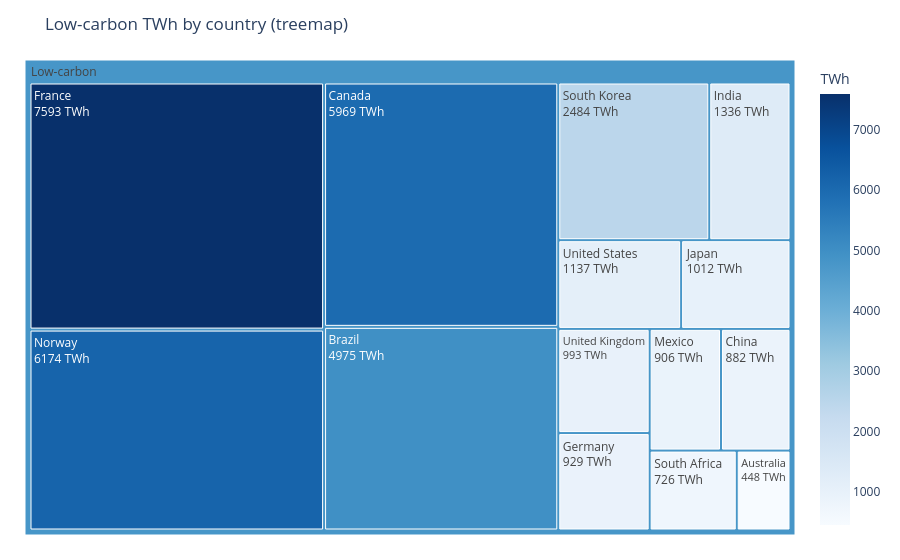
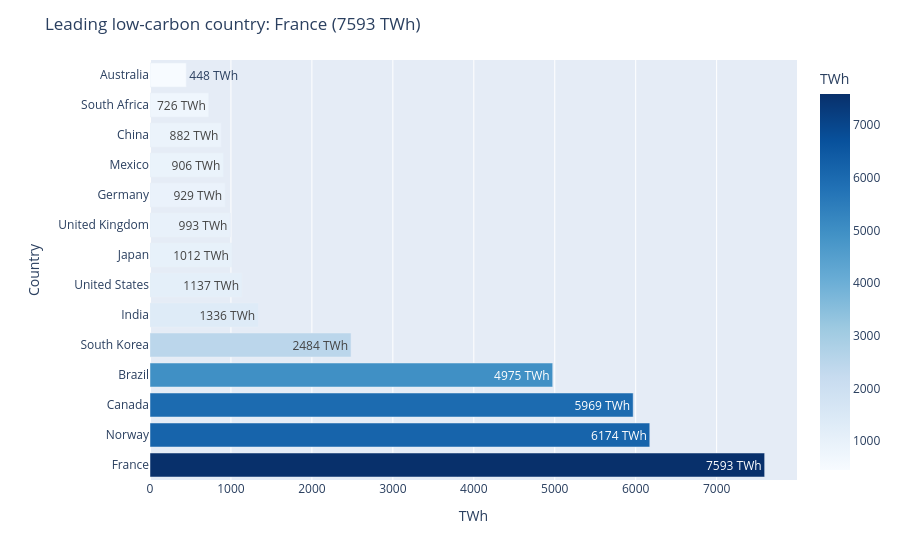

The notebook cell saved with these charts, in order:
### Markdown cell above
## Task 3 — Treemap vs bar: low-carbon energy by country

**What to build:** Build **both** a treemap and a horizontal bar chart showing total low-carbon TWh (Nuclear + Hydro) per country. Then answer the question in a markdown cell below.

**Requirements:**
- Filter to `Source_Type == 'Low-carbon'` and aggregate TWh by country
- Treemap: single-level `path=['All', 'Country']` with a dummy root node labelled `'Low-carbon'`
- Bar chart: sorted by TWh, horizontal orientation, CVD-safe colour
- Both charts show TWh values, not percentages
- Insight title on the bar chart naming the leading country

### Code cell
# Task 3 — charts
# Compare low-carbon energy (Nuclear + Hydro) by country using treemap + horizontal bar
low = df.loc[df['Source_Type'] == 'Low-carbon'].copy()
country_tot = low.groupby('Country')['TWh'].sum().reset_index().sort_values('TWh', ascending=False)
# add dummy root for treemap
country_tot['All'] = 'Low-carbon'
fig_treemap = px.treemap(country_tot, path=['All', 'Country'], values='TWh', color='TWh', color_continuous_scale='Blues')
fig_treemap.update_traces(root_color='lightgrey', texttemplate='%{label}<br>%{value:.0f} TWh')
fig_treemap.update_layout(title_text='Low-carbon TWh by country (treemap)', margin=dict(t=60, l=25, r=25, b=25))
# horizontal bar, sorted by TWh
fig_bar = px.bar(country_tot, x='TWh', y='Country', orientation='h', color='TWh', color_continuous_scale='Blues')
fig_bar.update_traces(texttemplate='%{x:.0f} TWh', textposition='auto', hovertemplate='%{x:.0f} TWh')
# Ensure bars are ordered so the largest TWh are on top
fig_bar.update_layout(yaxis={'categoryorder':'total descending'})
lead = country_tot.iloc[0] if len(country_tot) else None
if lead is not None:
    fig_bar.update_layout(title_text=f"Leading low-carbon country: {lead['Country']} ({lead['TWh']:.0f} TWh)", margin=dict(t=60, l=150))
else:
    fig_bar.update_layout(margin=dict(t=60, l=150))
fig_treemap.show()
fig_bar.show()

### Figure 1 — Plotly figure (JSON) as saved in the notebook; plotly's stock layout.template omitted (floating-point values rounded to 4 significant figures)
{"data": [{"branchvalues": "total", "customdata": [[448], [4975], [5969], [882], [7593], [929], [1336], [1012], [906], [6174], [726], [2484], [993], [1137], [4797.0]], "domain": {"x": [0, 1], "y": [0, 1]}, "hovertemplate": "labels=%{label}<br>TWh_sum=%{value}<br>parent=%{parent}<br>id=%{id}<br>TWh=%{color}<extra></extra>", "ids": ["Low-carbon/Australia", "Low-carbon/Brazil", "Low-carbon/Canada", "Low-carbon/China", "Low-carbon/France", "Low-carbon/Germany", "Low-carbon/India", "Low-carbon/Japan", "Low-carbon/Mexico", "Low-carbon/Norway", "Low-carbon/South Africa", "Low-carbon/South Korea", "Low-carbon/United Kingdom", "Low-carbon/United States", "Low-carbon"], "labels": ["Australia", "Brazil", "Canada", "China", "France", "Germany", "India", "Japan", "Mexico", "Norway", "South Africa", "South Korea", "United Kingdom", "United States", "Low-carbon"], "marker": {"coloraxis": "coloraxis", "colors": [448, 4975, 5969, 882, 7593, 929, 1336, 1012, 906, 6174, 726, 2484, 993, 1137, 4797.0]}, "name": "", "parents": ["Low-carbon", "Low-carbon", "Low-carbon", "Low-carbon", "Low-carbon", "Low-carbon", "Low-carbon", "Low-carbon", "Low-carbon", "Low-carbon", "Low-carbon", "Low-carbon", "Low-carbon", "Low-carbon", ""], "root": {"color": "lightgrey"}, "texttemplate": "%{label}<br>%{value:.0f} TWh", "type": "treemap", "values": [448, 4975, 5969, 882, 7593, 929, 1336, 1012, 906, 6174, 726, 2484, 993, 1137, 35564]}], "layout": {"coloraxis": {"colorbar": {"title": {"text": "TWh"}}, "colorscale": [[0, "rgb(247,251,255)"], [0.125, "rgb(222,235,247)"], [0.25, "rgb(198,219,239)"], [0.375, "rgb(158,202,225)"], [0.5, "rgb(107,174,214)"], [0.625, "rgb(66,146,198)"], [0.75, "rgb(33,113,181)"], [0.875, "rgb(8,81,156)"], [1, "rgb(8,48,107)"]]}, "legend": {"tracegroupgap": 0}, "margin": {"b": 25, "l": 25, "r": 25, "t": 60}, "title": {"text": "Low-carbon TWh by country (treemap)"}}}

### Figure 2 — Plotly figure (JSON) as saved in the notebook; plotly's stock layout.template omitted (floating-point values rounded to 4 significant figures)
{"data": [{"alignmentgroup": "True", "hovertemplate": "%{x:.0f} TWh", "legendgroup": "", "marker": {"color": [7593, 6174, 5969, 4975, 2484, 1336, 1137, 1012, 993, 929, 906, 882, 726, 448], "coloraxis": "coloraxis", "pattern": {"shape": ""}}, "name": "", "offsetgroup": "", "orientation": "h", "showlegend": false, "textposition": "auto", "texttemplate": "%{x:.0f} TWh", "type": "bar", "x": [7593, 6174, 5969, 4975, 2484, 1336, 1137, 1012, 993, 929, 906, 882, 726, 448], "xaxis": "x", "y": ["France", "Norway", "Canada", "Brazil", "South Korea", "India", "United States", "Japan", "United Kingdom", "Germany", "Mexico", "China", "South Africa", "Australia"], "yaxis": "y"}], "layout": {"barmode": "relative", "coloraxis": {"colorbar": {"title": {"text": "TWh"}}, "colorscale": [[0, "rgb(247,251,255)"], [0.125, "rgb(222,235,247)"], [0.25, "rgb(198,219,239)"], [0.375, "rgb(158,202,225)"], [0.5, "rgb(107,174,214)"], [0.625, "rgb(66,146,198)"], [0.75, "rgb(33,113,181)"], [0.875, "rgb(8,81,156)"], [1, "rgb(8,48,107)"]]}, "legend": {"tracegroupgap": 0}, "margin": {"l": 150, "t": 60}, "title": {"text": "Leading low-carbon country: France (7593 TWh)"}, "xaxis": {"anchor": "y", "domain": [0, 1], "title": {"text": "TWh"}}, "yaxis": {"anchor": "x", "categoryorder": "total descending", "domain": [0, 1], "title": {"text": "Country"}}}}
